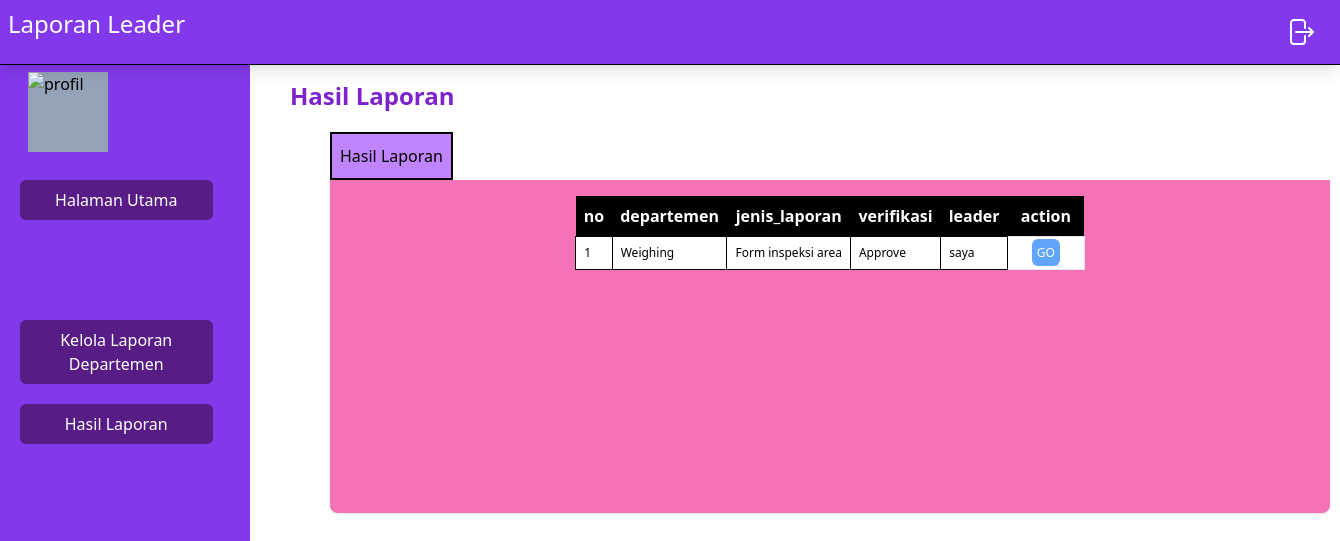
Screenshot of /src/Leader/hasilLaporan.php with the database file from the repository.
### tables this page shows
CREATE TABLE `leader_kelola_operator` (
  `no` int NOT NULL,
  `departemen` enum('Preparation','Washing','Weighing','Kupas','Pressing','Angel','Filling') NOT NULL,
  `jenis_laporan` enum('Form inspeksi area','Form Produksi','Form Mesin','Form lain - lain') NOT NULL,
  `verifikasi` enum('Approve','Not Approve') NOT NULL,
  `leader` char(20) NOT NULL
);

### src/Leader/hasilLaporan.php (the view, shortened to what this page needs)
<?php
include("navbar.php");
include("../koneksi.php");
$getLeader = mysqli_query($con, "SELECT * FROM `leader_kelola_operator`  ");
?>
<!DOCTYPE html>
<html lang="en">
<head>
  <link rel="stylesheet" href="../../dist/output.css" />
</head>
<body>
  <div>
    <div class="flex">
      <?php
      require "sidebar.php";
      ?>
      <div class="mainPage container mt-20 w-1/2 ml-20 ">
        <h1 class="text-2xl -ml-10 mb-5 text-purple-700 font-bold">
          Hasil Laporan
        </h1>
        <div class="maincontainer lg:w-[1000px] lg:h-[400px] container h-[300px] w-[600px]">
          <div class="inline">
            <ul class="flex">
              <li
                class="btnProfil bg-purple-400 hover:bg-purple-600 h-12 w-fit p-2 text-md border-2 border-black text-center items-center flex justify-center cursor-pointer">
                Hasil Laporan
              </li>
            </ul>
          </div>
          <div class="bg-pink-400 shadow w-full rounded-b-lg  h-5/6 flex  justify-center p-2">
            <section class="cekList">
              <div class=" items-center justify-evenly m-2 gap-4 w-full">
                <table>
                  <tr class="bg-black text-white p-2">
                    <th class="p-2">no</th>
                    <th class="p-2">departemen</th>
                    <th class="p-2">jenis_laporan</th>
                    <th class="p-2">verifikasi</th>
                    <th class="p-2">leader</th>
                    <th class="p-2">action</th>
                  </tr>
                  <?php
                  $no = 1;
                  while ($data = mysqli_fetch_array($getLeader)) {
                    ?>
                    <tr class="text-xs bg-white border  ">
                      <td class=" p-2 border border-black ">
                        <?php echo $no; ?>
                      </td>
                      <td class=" p-2 border border-black ">
                        <?php echo $data['departemen']; ?>
                      </td>
                      <td class=" p-2 border border-black ">
                        <?php echo $data['jenis_laporan']; ?>
                      </td>
                      <td class=" p-2 border border-black ">
                        <?php echo $data['verifikasi']; ?>
                      </td>
                      <td class=" p-2 border border-black ">
                        <?php echo $data['leader']; ?>
                      </td>
                      <td class="py-2 px-6 text-center">
                        <a href="edit-laporan.php?p=<?php echo $data['no']; ?>" class=" cursor-pointer text-center rounded-md  bg-blue-400 text-white p-[0.30rem] w-7 h-7">GO</a>
                      </td>
                    </tr>
                    <?php
                    $no++;
                  }
                  ?>
                </table>
              </div>
            </section>
          </div>
        </div>
      </div>
    </div>
  </div>
</body>
</html>

### rows the page displays
leader_kelola_operator: departemen "Weighing", jenis_laporan "Form inspeksi area", verifikasi "Approve", leader "saya"
